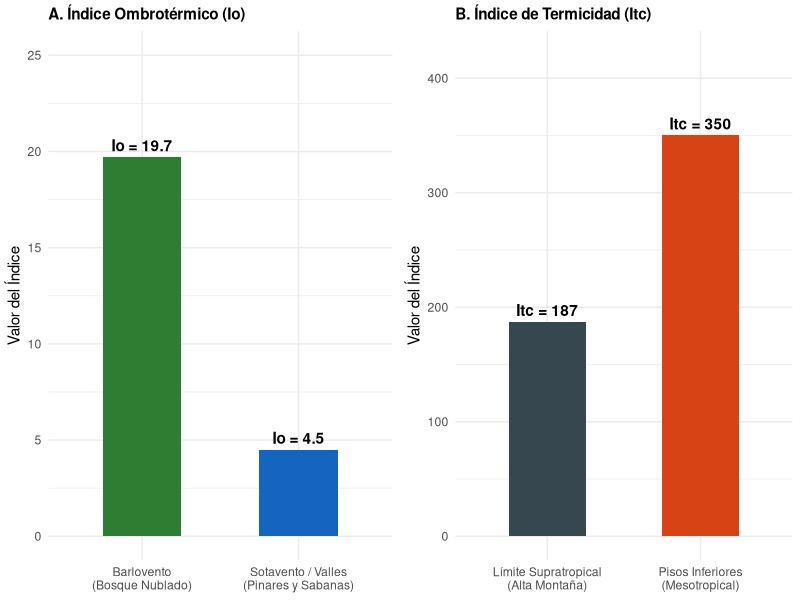

Here is the R script that generated this plot:
## ---- chunk 1
knitr::opts_chunk$set(
  echo = FALSE,
  message = FALSE,
  warning = FALSE,
  comment = "#>",
  fig.width = 7,
  fig.height = 5,
  out.width = "100%"
)
set.seed(123)

# Paquetes (ajusta según el ejercicio elegido)
pkg_needed <- c("vegan", "cluster", "indicspecies", "adespatial",
                "iNEXT", "SpadeR", "ggplot2", "dplyr", "tidyr", "readr")
has_pkg <- sapply(pkg_needed, requireNamespace, quietly = TRUE)
if (!all(has_pkg)) {
  message("Paquetes no críticos ausentes (se omitirán bloques opcionales): ",
          paste(names(has_pkg)[!has_pkg], collapse = ", "))
}
invisible(sapply(names(has_pkg)[has_pkg], library, character.only = TRUE))
## ---- chunk 2
library(ggplot2)
library(gridExtra)

# Datos para el Panel A: Índice Ombrotérmico (Io)
df_io <- data.frame(
  Zona = c("Barlovento\n(Bosque Nublado)", "Sotavento / Valles\n(Pinares y Sabanas)"),
  Valor = c(19.7, 4.5),
  Tipo = c("Hiperhúmedo (Masa crítica)", "Subhúmedo / Húmedo")
)

p1 <- ggplot(df_io, aes(x = Zona, y = Valor, fill = Zona)) +
  geom_bar(stat = "identity", width = 0.5, show.legend = FALSE) +
  geom_text(aes(label = paste0("Io = ", Valor)), vjust = -0.5, fontface = "bold") +
  scale_fill_manual(values = c("#2E7D32", "#1565C0")) +
  ylim(0, 25) +
  labs(title = "A. Índice Ombrotérmico (Io)", x = NULL, y = "Valor del Índice") +
  theme_minimal() +
  theme(plot.title = element_text(face = "bold", size = 11))

# Datos para el Panel B: Índice de Termicidad (Itc)
df_itc <- data.frame(
  Zona = c("Límite Supratropical\n(Alta Montaña)", "Pisos Inferiores\n(Mesotropical)"),
  Valor = c(187, 350)
)

p2 <- ggplot(df_itc, aes(x = Zona, y = Valor, fill = Zona)) +
  geom_bar(stat = "identity", width = 0.5, show.legend = FALSE) +
  geom_text(aes(label = paste0("Itc = ", Valor)), vjust = -0.5, fontface = "bold") +
  scale_fill_manual(values = c("#37474F", "#D84315")) +
  ylim(0, 420) +
  labs(title = "B. Índice de Termicidad (Itc)", x = NULL, y = "Valor del Índice") +
  theme_minimal() +
  theme(plot.title = element_text(face = "bold", size = 11))

# Combinar ambos paneles en una sola figura
grid.arrange(p1, p2, ncol = 2)
## ---- chunk 3
# Asegúrate de tener instalado el paquete DiagrammeR si compilas a HTML.
# Nota: Si compilas a PDF, RStudio requiere tener instalado Webshot y PhantomJS.
library(DiagrammeR)

grViz("
digraph crisis_ambiental {
  # Definición del estilo de los nodos
  node [shape = box, fontname = Helvetica, style = filled, color = '#37474F', label = '']
  
  # Nodos de procesos y datos
  A [label = 'Calentamiento Global\ny Antropoceno', fillcolor = '#FFCC80', fontcolor = black]
  B [label = 'Estrés Hídrico Crónico\nen Tierras Altas', fillcolor = '#FFE082', fontcolor = black]
  C [label = 'Broto Epidémico del Complejo:\nDendroctonus frontalis + Ophiostoma minus', fillcolor = '#EF9A9A', fontcolor = black]
  D [label = 'Declive Poblacional del 54%\nen Pinus occidentalis', fillcolor = '#E57373', fontcolor = black, penwidth = 2]
  E [label = 'Acumulación de Biomasa Seca\ny Alteración del Régimen del Fuego', fillcolor = '#FF8A65', fontcolor = black]
  F [label = 'Degradación del Hábitat y Apertura de Nichos\nen Sabanas de Pajón', fillcolor = '#B0BEC5', fontcolor = black]
  G [label = 'Invasión Agresiva de Taraxacum officinale\n', fillcolor = '#DCE775', fontcolor = black]

  # Conexiones lógicas del flujo
  A -> B
  B -> C
  C -> D
  D -> E
  E -> F
  F -> G
  
  # Formato del gráfico
  graph [rankdir = TB, label = 'Figura 2: Diagrama de flujo de las sinergias climáticas y ecológicas disruptivas.', labelloc = b, fontname = Helvetica, fontsize = 12]
}
")
